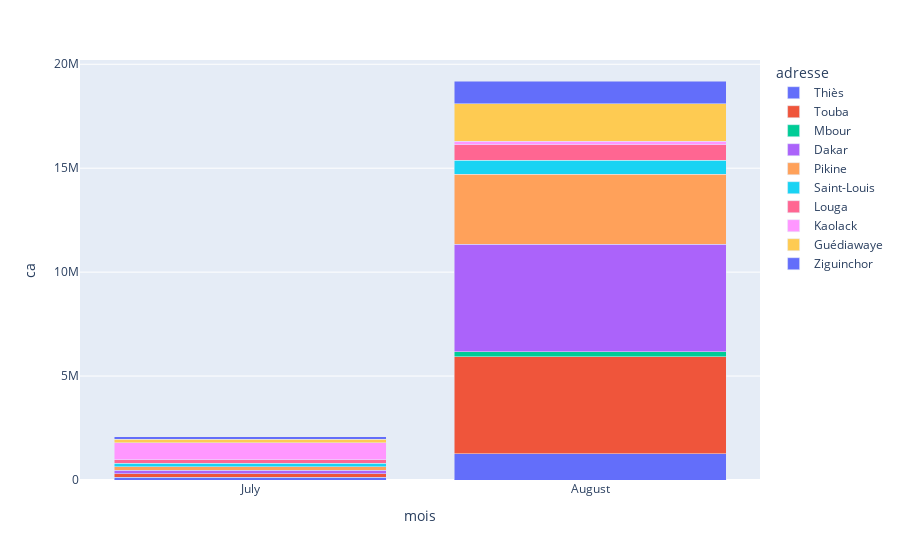

Notebook cell for this chart:
### Code cell
drawStackedBar("SELECT MONTHNAME(V.date_vente) AS mois, C.adresse, SUM(V.montant) AS ca FROM vente V JOIN client C ON V.num_client=C.num_client GROUP BY MONTHNAME(date_vente), C.adresse")

### Figure 1 — Plotly figure (JSON) as saved in the notebook; plotly's stock layout.template omitted (floating-point values rounded to 4 significant figures)
{"data": [{"alignmentgroup": "True", "hovertemplate": "adresse=Thiès<br>mois=%{x}<br>ca=%{y}<extra></extra>", "legendgroup": "Thiès", "marker": {"color": "#636efa", "pattern": {"shape": ""}}, "name": "Thiès", "offsetgroup": "Thiès", "orientation": "v", "showlegend": true, "textposition": "auto", "type": "bar", "x": ["July", "August"], "xaxis": "x", "y": [135000, 1275000], "yaxis": "y"}, {"alignmentgroup": "True", "hovertemplate": "adresse=Touba<br>mois=%{x}<br>ca=%{y}<extra></extra>", "legendgroup": "Touba", "marker": {"color": "#EF553B", "pattern": {"shape": ""}}, "name": "Touba", "offsetgroup": "Touba", "orientation": "v", "showlegend": true, "textposition": "auto", "type": "bar", "x": ["August", "July"], "xaxis": "x", "y": [4665000, 170000], "yaxis": "y"}, {"alignmentgroup": "True", "hovertemplate": "adresse=Mbour<br>mois=%{x}<br>ca=%{y}<extra></extra>", "legendgroup": "Mbour", "marker": {"color": "#00cc96", "pattern": {"shape": ""}}, "name": "Mbour", "offsetgroup": "Mbour", "orientation": "v", "showlegend": true, "textposition": "auto", "type": "bar", "x": ["August"], "xaxis": "x", "y": [225000], "yaxis": "y"}, {"alignmentgroup": "True", "hovertemplate": "adresse=Dakar<br>mois=%{x}<br>ca=%{y}<extra></extra>", "legendgroup": "Dakar", "marker": {"color": "#ab63fa", "pattern": {"shape": ""}}, "name": "Dakar", "offsetgroup": "Dakar", "orientation": "v", "showlegend": true, "textposition": "auto", "type": "bar", "x": ["August", "July"], "xaxis": "x", "y": [5175000, 170000], "yaxis": "y"}, {"alignmentgroup": "True", "hovertemplate": "adresse=Pikine<br>mois=%{x}<br>ca=%{y}<extra></extra>", "legendgroup": "Pikine", "marker": {"color": "#FFA15A", "pattern": {"shape": ""}}, "name": "Pikine", "offsetgroup": "Pikine", "orientation": "v", "showlegend": true, "textposition": "auto", "type": "bar", "x": ["July", "August"], "xaxis": "x", "y": [170000, 3370000], "yaxis": "y"}, {"alignmentgroup": "True", "hovertemplate": "adresse=Saint-Louis<br>mois=%{x}<br>ca=%{y}<extra></extra>", "legendgroup": "Saint-Louis", "marker": {"color": "#19d3f3", "pattern": {"shape": ""}}, "name": "Saint-Louis", "offsetgroup": "Saint-Louis", "orientation": "v", "showlegend": true, "textposition": "auto", "type": "bar", "x": ["July", "August"], "xaxis": "x", "y": [170000, 680000], "yaxis": "y"}, {"alignmentgroup": "True", "hovertemplate": "adresse=Louga<br>mois=%{x}<br>ca=%{y}<extra></extra>", "legendgroup": "Louga", "marker": {"color": "#FF6692", "pattern": {"shape": ""}}, "name": "Louga", "offsetgroup": "Louga", "orientation": "v", "showlegend": true, "textposition": "auto", "type": "bar", "x": ["July", "August"], "xaxis": "x", "y": [170000, 735000], "yaxis": "y"}, {"alignmentgroup": "True", "hovertemplate": "adresse=Kaolack<br>mois=%{x}<br>ca=%{y}<extra></extra>", "legendgroup": "Kaolack", "marker": {"color": "#FF97FF", "pattern": {"shape": ""}}, "name": "Kaolack", "offsetgroup": "Kaolack", "orientation": "v", "showlegend": true, "textposition": "auto", "type": "bar", "x": ["July", "August"], "xaxis": "x", "y": [800000, 170000], "yaxis": "y"}, {"alignmentgroup": "True", "hovertemplate": "adresse=Guédiawaye<br>mois=%{x}<br>ca=%{y}<extra></extra>", "legendgroup": "Guédiawaye", "marker": {"color": "#FECB52", "pattern": {"shape": ""}}, "name": "Guédiawaye", "offsetgroup": "Guédiawaye", "orientation": "v", "showlegend": true, "textposition": "auto", "type": "bar", "x": ["July", "August"], "xaxis": "x", "y": [170000, 1795000], "yaxis": "y"}, {"alignmentgroup": "True", "hovertemplate": "adresse=Ziguinchor<br>mois=%{x}<br>ca=%{y}<extra></extra>", "legendgroup": "Ziguinchor", "marker": {"color": "#636efa", "pattern": {"shape": ""}}, "name": "Ziguinchor", "offsetgroup": "Ziguinchor", "orientation": "v", "showlegend": true, "textposition": "auto", "type": "bar", "x": ["August", "July"], "xaxis": "x", "y": [1105000, 135000], "yaxis": "y"}], "layout": {"barmode": "stack", "legend": {"title": {"text": "adresse"}, "tracegroupgap": 0}, "margin": {"t": 60}, "xaxis": {"anchor": "y", "domain": [0, 1], "title": {"text": "mois"}}, "yaxis": {"anchor": "x", "domain": [0, 1], "title": {"text": "ca"}}}}
